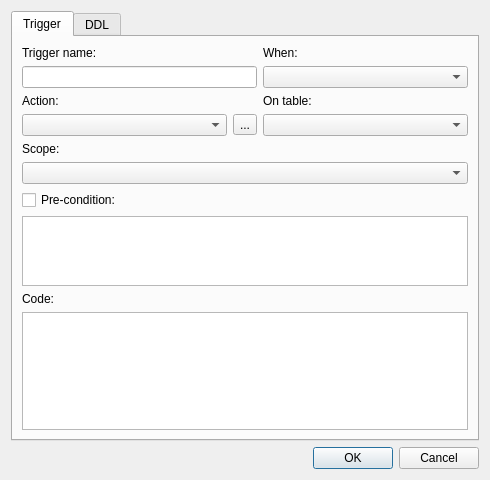
<?xml version="1.0" encoding="UTF-8"?>
<ui version="4.0">
 <class>TriggerDialog</class>
 <widget class="QDialog" name="TriggerDialog">
  <property name="geometry">
   <rect>
    <x>0</x>
    <y>0</y>
    <width>490</width>
    <height>480</height>
   </rect>
  </property>
  <property name="windowTitle">
   <string>Dialog</string>
  </property>
  <layout class="QVBoxLayout" name="verticalLayout">
   <item>
    <widget class="QTabWidget" name="tabWidget">
     <property name="currentIndex">
      <number>0</number>
     </property>
     <widget class="QWidget" name="triggerTab">
      <attribute name="title">
       <string>Trigger</string>
      </attribute>
      <layout class="QGridLayout" name="gridLayout">
       <item row="2" column="2">
        <widget class="QLabel" name="onLabel">
         <property name="text">
          <string>On table:</string>
         </property>
        </widget>
       </item>
       <item row="1" column="2">
        <widget class="QComboBox" name="whenCombo"/>
       </item>
       <item row="2" column="0">
        <widget class="QLabel" name="actionLabel">
         <property name="text">
          <string>Action:</string>
         </property>
        </widget>
       </item>
       <item row="3" column="0">
        <widget class="QComboBox" name="actionCombo"/>
       </item>
       <item row="3" column="2">
        <widget class="QComboBox" name="onCombo"/>
       </item>
       <item row="1" column="0" colspan="2">
        <widget class="QLineEdit" name="nameEdit"/>
       </item>
       <item row="6" column="0" colspan="3">
        <widget class="QCheckBox" name="preconditionCheck">
         <property name="toolTip">
          <string>&lt;p&gt;SQL condition that will be evaluated before the actual trigger code. In case the condition returns false, the trigger will not be fired for that row.&lt;/p&gt;</string>
         </property>
         <property name="text">
          <string>Pre-condition:</string>
         </property>
        </widget>
       </item>
       <item row="5" column="0" colspan="3">
        <widget class="QComboBox" name="scopeCombo">
         <property name="toolTip">
          <string>The scope is still not fully supported by the SQLite database.</string>
         </property>
        </widget>
       </item>
       <item row="0" column="0">
        <widget class="QLabel" name="nameLabel">
         <property name="text">
          <string>Trigger name:</string>
         </property>
        </widget>
       </item>
       <item row="0" column="2">
        <widget class="QLabel" name="whenLabel">
         <property name="text">
          <string>When:</string>
         </property>
        </widget>
       </item>
       <item row="3" column="1">
        <widget class="QToolButton" name="actionColumns">
         <property name="toolTip">
          <string>List of columns for UPDATE OF action.</string>
         </property>
         <property name="text">
          <string>...</string>
         </property>
        </widget>
       </item>
       <item row="4" column="0" colspan="3">
        <widget class="QLabel" name="scopeLabel">
         <property name="text">
          <string>Scope:</string>
         </property>
        </widget>
       </item>
       <item row="8" column="0">
        <widget class="QLabel" name="codeLabel">
         <property name="text">
          <string>Code:</string>
         </property>
        </widget>
       </item>
       <item row="9" column="0" colspan="3">
        <widget class="SqlEditor" name="codeEdit">
         <property name="toolTip">
          <string>Trigger statements to be executed.</string>
         </property>
        </widget>
       </item>
       <item row="7" column="0" colspan="3">
        <widget class="SqlEditor" name="preconditionEdit">
         <property name="maximumSize">
          <size>
           <width>16777215</width>
           <height>80</height>
          </size>
         </property>
         <property name="toolTip">
          <string>&lt;p&gt;SQL condition that will be evaluated before the actual trigger code. In case the condition returns false, the trigger will not be fired for that row.&lt;/p&gt;</string>
         </property>
        </widget>
       </item>
      </layout>
     </widget>
     <widget class="QWidget" name="ddlTab">
      <attribute name="title">
       <string>DDL</string>
      </attribute>
      <layout class="QVBoxLayout" name="verticalLayout_2">
       <item>
        <widget class="SqlView" name="ddlEdit"/>
       </item>
      </layout>
     </widget>
    </widget>
   </item>
   <item>
    <widget class="QDialogButtonBox" name="buttonBox">
     <property name="orientation">
      <enum>Qt::Horizontal</enum>
     </property>
     <property name="standardButtons">
      <set>QDialogButtonBox::Cancel|QDialogButtonBox::Ok</set>
     </property>
    </widget>
   </item>
  </layout>
 </widget>
 <customwidgets>
  <customwidget>
   <class>SqlEditor</class>
   <extends>QPlainTextEdit</extends>
   <header>sqleditor.h</header>
  </customwidget>
  <customwidget>
   <class>SqlView</class>
   <extends>QPlainTextEdit</extends>
   <header>sqlview.h</header>
  </customwidget>
 </customwidgets>
 <resources/>
 <connections>
  <connection>
   <sender>buttonBox</sender>
   <signal>accepted()</signal>
   <receiver>TriggerDialog</receiver>
   <slot>accept()</slot>
   <hints>
    <hint type="sourcelabel">
     <x>248</x>
     <y>254</y>
    </hint>
    <hint type="destinationlabel">
     <x>157</x>
     <y>274</y>
    </hint>
   </hints>
  </connection>
  <connection>
   <sender>buttonBox</sender>
   <signal>rejected()</signal>
   <receiver>TriggerDialog</receiver>
   <slot>reject()</slot>
   <hints>
    <hint type="sourcelabel">
     <x>316</x>
     <y>260</y>
    </hint>
    <hint type="destinationlabel">
     <x>286</x>
     <y>274</y>
    </hint>
   </hints>
  </connection>
 </connections>
</ui>
